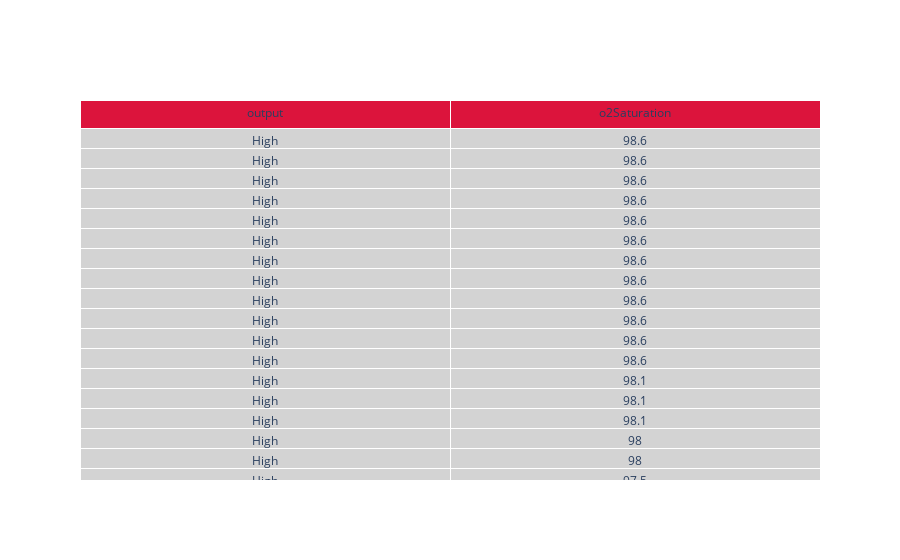

The notebook cell saved with this chart:
### Code cell
us_series_data=df[df['output']=="High"]
oldest_us_series=us_series_data.sort_values(by='o2Saturation',ascending=False)[0:200]

fig = go.Figure(data=[go.Table(header=dict(values=['output',"o2Saturation"],fill_color='crimson'),
                 cells=dict(values=[oldest_us_series['output'],oldest_us_series['o2Saturation']],fill_color='lightgray'))
                     ])
fig.show()

### Figure 1 — Plotly figure (JSON) as saved in the notebook; plotly's stock layout.template omitted (floating-point values rounded to 4 significant figures; data arrays with more than 128 entries replaced by an {"elided": "..."} marker saying what was removed)
{"data": [{"cells": {"fill": {"color": "lightgray"}, "values": {"elided": "2x165 mixed values"}}, "header": {"fill": {"color": "crimson"}, "values": ["output", "o2Saturation"]}, "type": "table"}], "layout": {}}
